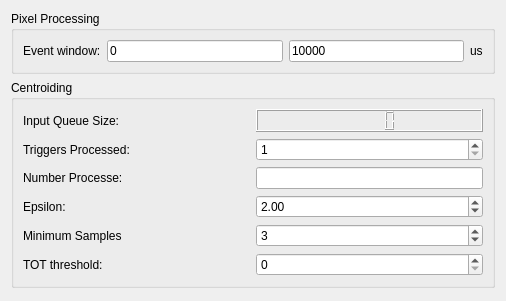
<?xml version="1.0" encoding="UTF-8"?>
<ui version="4.0">
 <class>Form</class>
 <widget class="QWidget" name="Form">
  <property name="geometry">
   <rect>
    <x>0</x>
    <y>0</y>
    <width>506</width>
    <height>301</height>
   </rect>
  </property>
  <property name="windowTitle">
   <string>Form</string>
  </property>
  <layout class="QVBoxLayout" name="verticalLayout">
   <item>
    <layout class="QVBoxLayout" name="verticalLayout_4">
     <item>
      <widget class="QGroupBox" name="groupBox_3">
       <property name="title">
        <string>Pixel Processing</string>
       </property>
       <layout class="QVBoxLayout" name="verticalLayout_2">
        <item>
         <layout class="QHBoxLayout" name="horizontalLayout_4">
          <item>
           <widget class="QLabel" name="label_6">
            <property name="sizePolicy">
             <sizepolicy hsizetype="Preferred" vsizetype="Fixed">
              <horstretch>0</horstretch>
              <verstretch>0</verstretch>
             </sizepolicy>
            </property>
            <property name="text">
             <string>Event window:</string>
            </property>
           </widget>
          </item>
          <item>
           <widget class="QLineEdit" name="min_event_window">
            <property name="text">
             <string>0</string>
            </property>
           </widget>
          </item>
          <item>
           <widget class="QLineEdit" name="max_event_window">
            <property name="text">
             <string>10000</string>
            </property>
           </widget>
          </item>
          <item>
           <widget class="QLabel" name="label_10">
            <property name="sizePolicy">
             <sizepolicy hsizetype="Preferred" vsizetype="Fixed">
              <horstretch>0</horstretch>
              <verstretch>0</verstretch>
             </sizepolicy>
            </property>
            <property name="text">
             <string>us</string>
            </property>
           </widget>
          </item>
         </layout>
        </item>
       </layout>
      </widget>
     </item>
     <item>
      <widget class="QGroupBox" name="groupBox_4">
       <property name="title">
        <string>Centroiding</string>
       </property>
       <layout class="QVBoxLayout" name="verticalLayout_3">
        <item>
         <layout class="QHBoxLayout" name="horizontalLayout">
          <item>
           <widget class="QLabel" name="label_queue_size">
            <property name="toolTip">
             <string>Not working with MacOS!</string>
            </property>
            <property name="text">
             <string>Input Queue Size:</string>
            </property>
           </widget>
          </item>
          <item>
           <widget class="QLCDNumber" name="lcd_queue_size">
            <property name="toolTip">
             <string>Not working with MacOS!</string>
            </property>
           </widget>
          </item>
         </layout>
        </item>
        <item>
         <layout class="QHBoxLayout" name="horizontalLayout_5">
          <item>
           <widget class="QLabel" name="label_7">
            <property name="text">
             <string>Triggers Processed:</string>
            </property>
           </widget>
          </item>
          <item>
           <widget class="QSpinBox" name="triggers_processed">
            <property name="toolTip">
             <string>Process every nth trigger frame (1 means all are processed, 2 means every second is processed)</string>
            </property>
            <property name="minimum">
             <number>1</number>
            </property>
           </widget>
          </item>
         </layout>
        </item>
        <item>
         <layout class="QHBoxLayout" name="horizontalLayout_6">
          <item>
           <widget class="QLabel" name="label_9">
            <property name="text">
             <string>Number Processe:</string>
            </property>
           </widget>
          </item>
          <item>
           <widget class="QLineEdit" name="number_processes">
            <property name="sizePolicy">
             <sizepolicy hsizetype="Minimum" vsizetype="Fixed">
              <horstretch>0</horstretch>
              <verstretch>0</verstretch>
             </sizepolicy>
            </property>
            <property name="toolTip">
             <string>Number of processes used for centroiding (Press Enter to confirm)</string>
            </property>
           </widget>
          </item>
         </layout>
        </item>
        <item>
         <layout class="QHBoxLayout" name="horizontalLayout_7">
          <item>
           <widget class="QLabel" name="label_11">
            <property name="text">
             <string>Epsilon:</string>
            </property>
           </widget>
          </item>
          <item>
           <widget class="QDoubleSpinBox" name="epsilon">
            <property name="toolTip">
             <string>Describes the distance between events (DBSCAN parameter)</string>
            </property>
            <property name="value">
             <double>2.000000000000000</double>
            </property>
           </widget>
          </item>
         </layout>
        </item>
        <item>
         <layout class="QHBoxLayout" name="horizontalLayout_8">
          <item>
           <widget class="QLabel" name="label_12">
            <property name="text">
             <string>Minimum Samples</string>
            </property>
           </widget>
          </item>
          <item>
           <widget class="QSpinBox" name="min_samples">
            <property name="toolTip">
             <string>Minimum number of samples for a core cluster point (DBSCAN parameter)</string>
            </property>
            <property name="value">
             <number>3</number>
            </property>
           </widget>
          </item>
         </layout>
        </item>
        <item>
         <layout class="QHBoxLayout" name="horizontalLayout_10">
          <item>
           <widget class="QLabel" name="label_8">
            <property name="text">
             <string>TOT threshold:</string>
            </property>
           </widget>
          </item>
          <item>
           <widget class="QSpinBox" name="tot_threshold">
            <property name="toolTip">
             <string>Threshold on the TOT to improve the results and reduce the data volume</string>
            </property>
            <property name="minimum">
             <number>0</number>
            </property>
            <property name="maximum">
             <number>30000</number>
            </property>
            <property name="singleStep">
             <number>25</number>
            </property>
           </widget>
          </item>
         </layout>
        </item>
       </layout>
      </widget>
     </item>
    </layout>
   </item>
   <item>
    <spacer name="verticalSpacer">
     <property name="orientation">
      <enum>Qt::Vertical</enum>
     </property>
     <property name="sizeHint" stdset="0">
      <size>
       <width>20</width>
       <height>44</height>
      </size>
     </property>
    </spacer>
   </item>
  </layout>
 </widget>
 <resources/>
 <connections/>
</ui>
